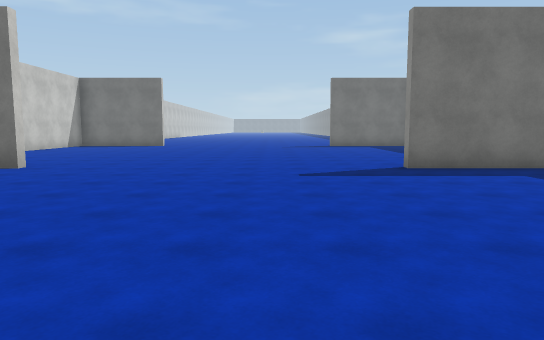
[1] (above)

19 first-person views from a walk through a Unity game level. The camera is 1.5 m above the floor, tilts 6° down and sees 70° across. The floor is counted in squares, 2 m on a side. Each view is taken from the middle of a square. On the plan, view 1 faces up. The plan holds only what a view shows up to about 12 squares ahead; the rest is blank. The place goes on beyond the plan. Surface patterns are stand-ins for the level's own textures.

[2]
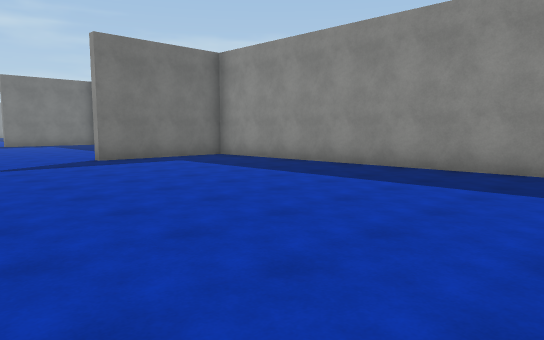

[3]
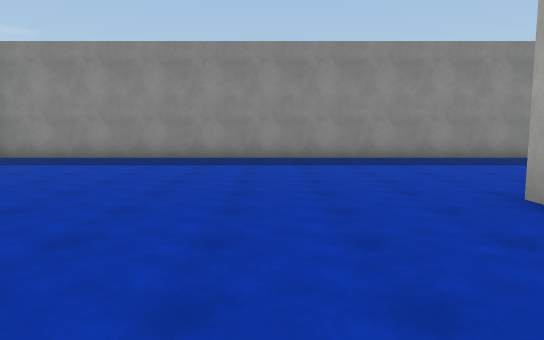

[4]
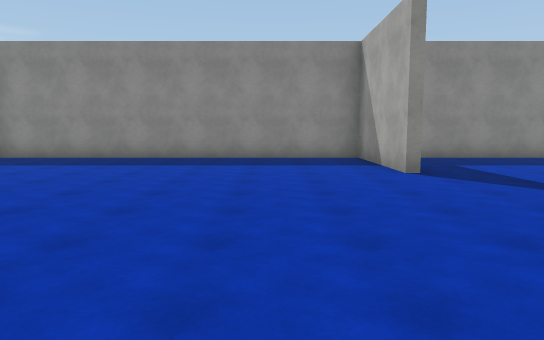

[5]
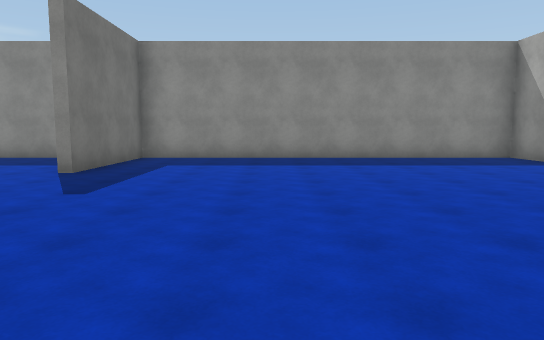

[6]
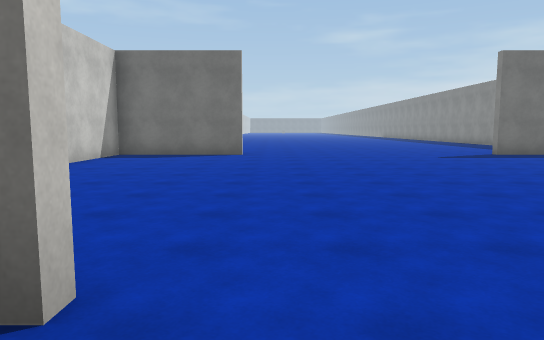

[7]
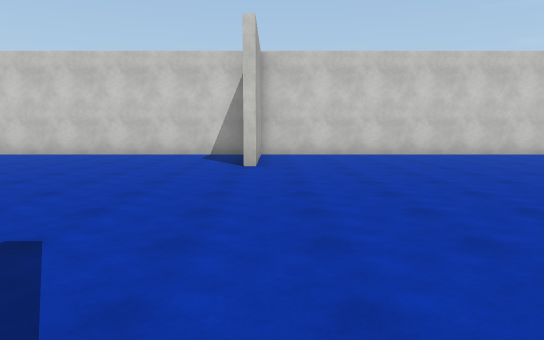

[8]
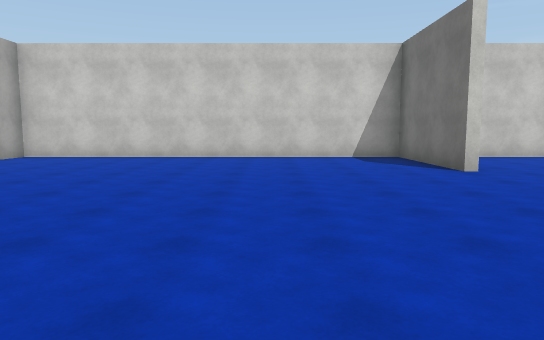

[9]
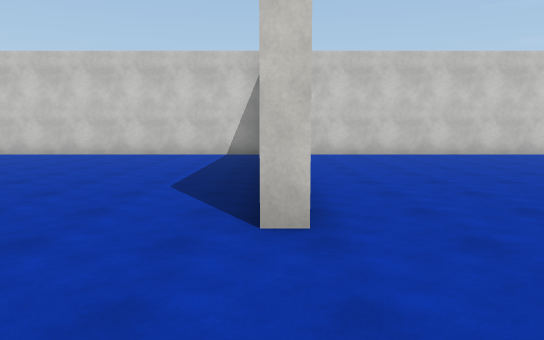

[10]
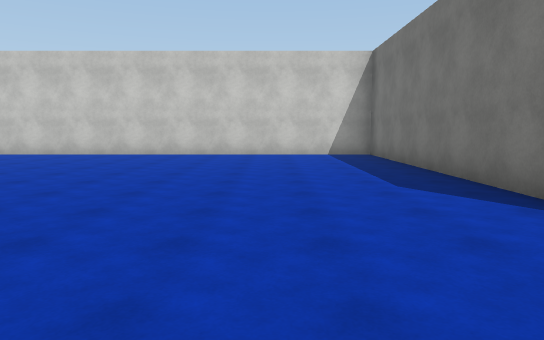

[11]
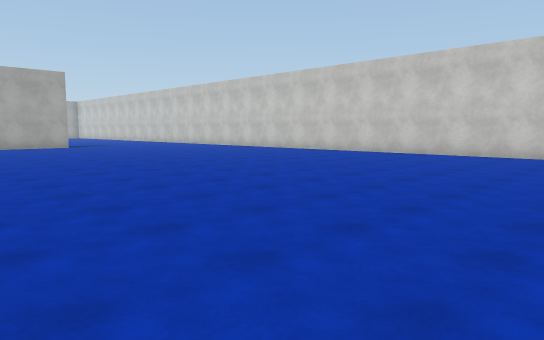

[12]
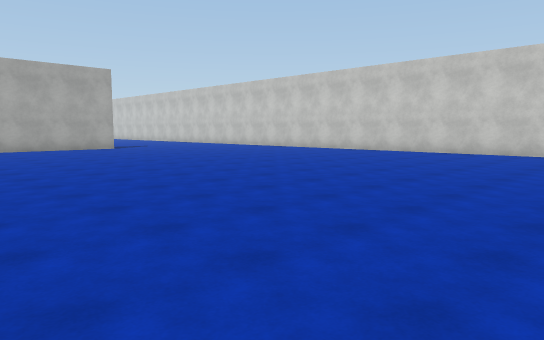

[13]
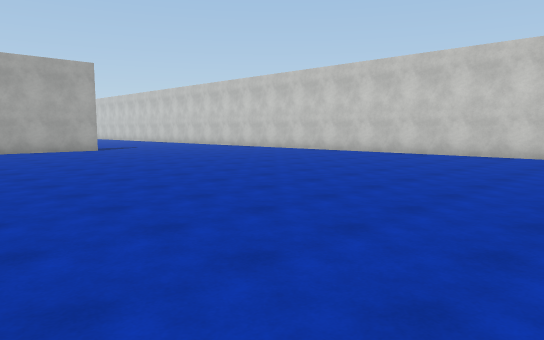

[14]
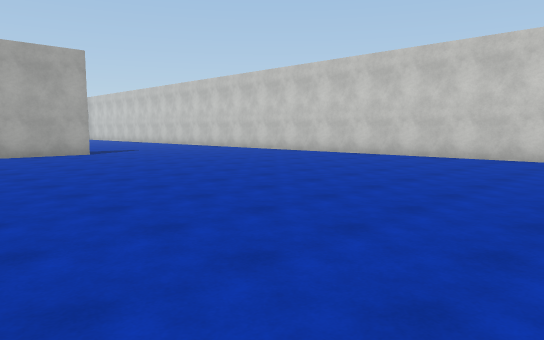

[15]
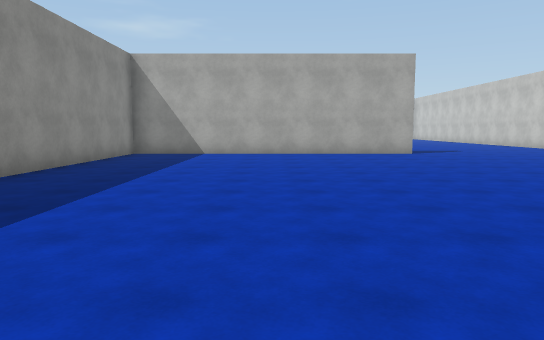

[16]
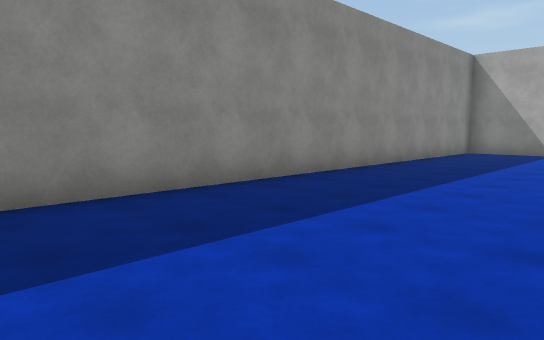

[17]
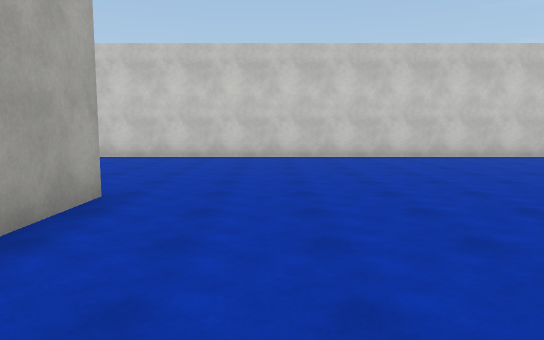

[18]
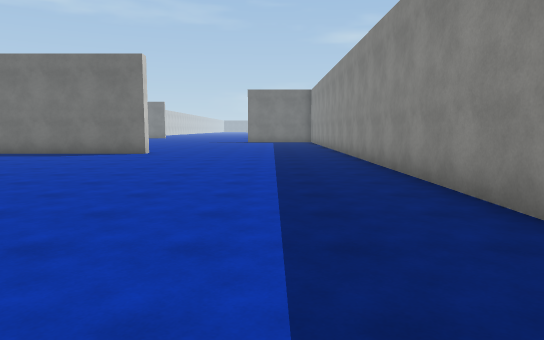

[19]
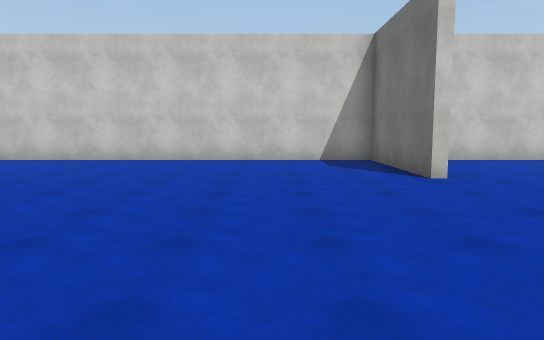

### Floor plan
Points are (right, up) in squares from view 1. A wall is a line through its corners. A room is listed if a view was taken in it or the views show most of it. See-through windows are left out.
Room 1 (views 1, 2, 3, 4, 5, 6, 7, 8, 9, 10, 11, 12, 13, 14, 15, 16, 17, 18, 19)
walls: (0.1, -2.6) (0.1, -3.1) (-8.5, -3.1) (-8.5, -25.5); (-4.8, 7.4) (-8.5, 7.4) (-8.5, -2.7) (-7.5, -2.7); (2.5, 7.7) (6.2, 7.7) (6.2, 17.4) (2.5, 17.4); (-7.9, 7.7) (-5, 7.7); (-2.4, -22.9) (6.2, -22.9) (6.2, 7.4) (2.6, 7.4); (-4.9, 17.4) (-8.5, 17.4) (-8.5, 7.6)

Positions as (right, up) in squares from view 1, and headings:
1: (0, 0), facing up
2: (-1, -2), facing up-right
3: (-4, 0), facing right
4: (-4, 10), facing right
5: (-4, 14), facing right
6: (-4, 6), facing up
7: (3, 8), facing left
8: (2, 4), facing left
9: (3, -3), facing left
10: (3, -6), facing left
11: (3, -6), facing down-left
12: (4, -8), facing down-left
13: (3, -9), facing down-left
14: (2, -11), facing down-left
15: (2, -11), facing down
16: (2, -10), facing down-right
17: (2, -21), facing left
18: (4, -15), facing up
19: (1, 15), facing left
